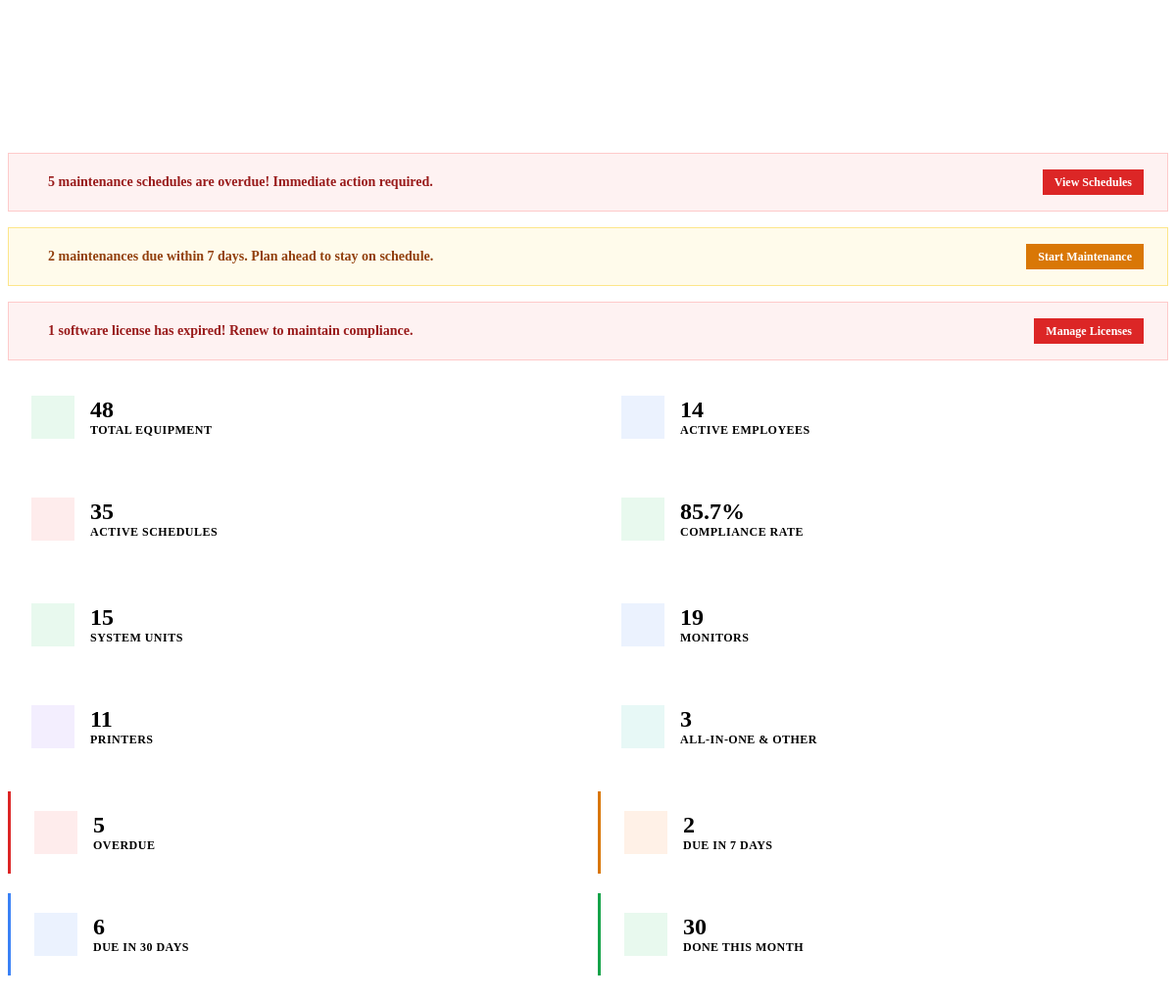
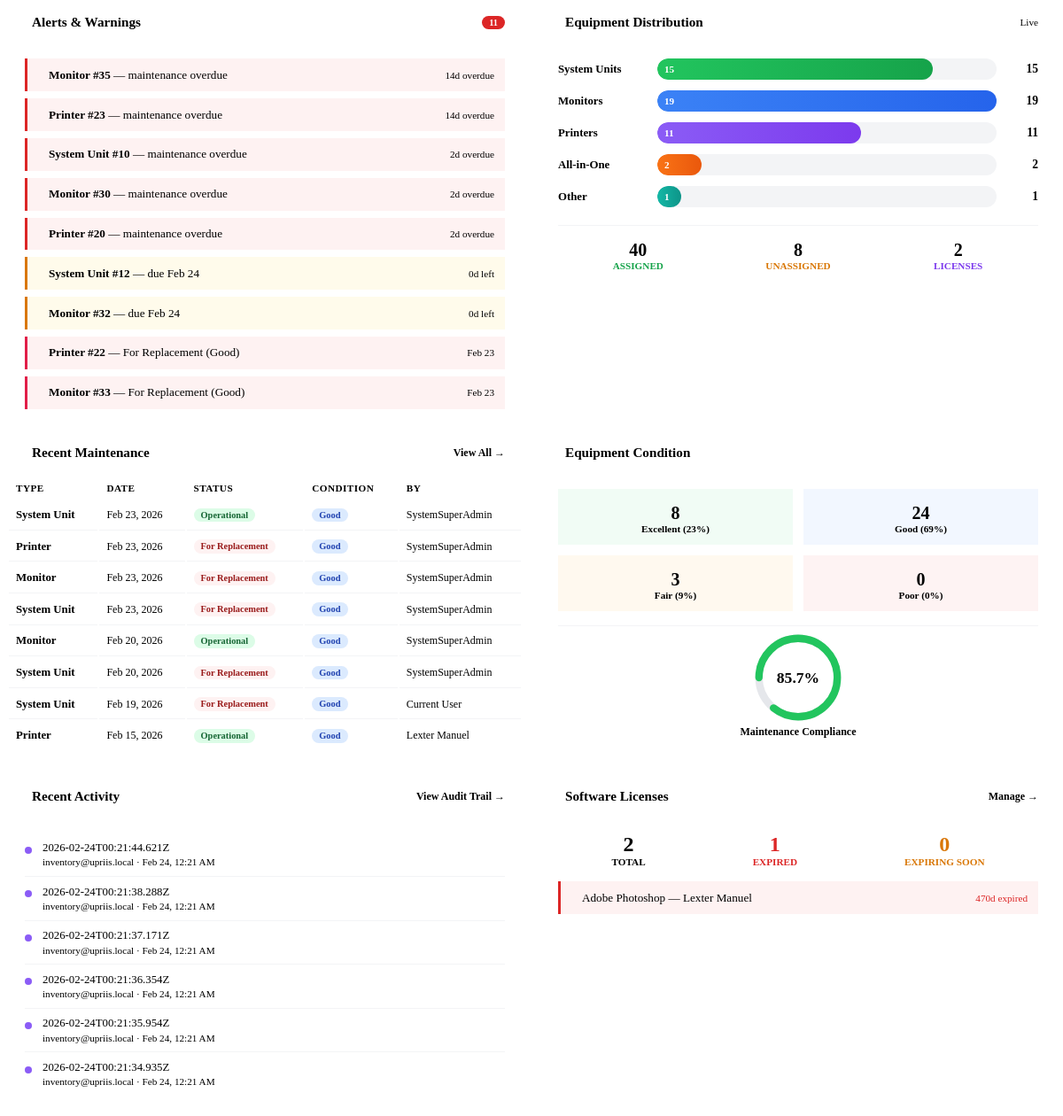
Screenshot of /modules/dashboard/home.php with the database file from the repository (2 pictures, top to bottom).
### tables this page shows
CREATE TABLE `tbl_maintenance_schedule` (
  `scheduleId` int(11) NOT NULL,
  `equipmentType` varchar(50) NOT NULL COMMENT 'System Unit, Monitor, Printer, Laptop, etc.',
  `equipmentId` int(11) NOT NULL COMMENT 'ID from the specific equipment table',
  `maintenanceFrequency` enum('Monthly','Quarterly','Semi-Annual','Annual') NOT NULL DEFAULT 'Semi-Annual',
  `lastMaintenanceDate` date DEFAULT NULL COMMENT 'When was it last maintained?',
  `nextDueDate` date NOT NULL COMMENT 'When is next maintenance due?',
  `isActive` tinyint(1) DEFAULT 1,
  `createdAt` timestamp NOT NULL DEFAULT current_timestamp(),
  `updatedAt` timestamp NOT NULL DEFAULT current_timestamp() ON UPDATE current_timestamp()
);

CREATE TABLE `tbl_equipment_type_registry` (
  `typeId` int(11) NOT NULL,
  `typeName` varchar(50) NOT NULL,
  `tableName` varchar(50) NOT NULL,
  `pkColumn` varchar(50) NOT NULL,
  `filterClause` varchar(255) DEFAULT NULL,
  `defaultFrequency` int(11) DEFAULT 180,
  `context` enum('Employee','Location') NOT NULL DEFAULT 'Location',
  `created_at` timestamp NOT NULL DEFAULT current_timestamp()
);

CREATE TABLE `tbl_maintenance_record` (
  `recordId` int(11) NOT NULL,
  `scheduleId` int(11) NOT NULL,
  `templateId` int(11) DEFAULT NULL COMMENT 'FK ??? tbl_maintenance_template.templateId ??? which template was used',
  `equipmentTypeId` int(11) NOT NULL,
  `equipmentId` int(11) NOT NULL,
  `accountId` int(11) NOT NULL,
  `maintenanceDate` datetime NOT NULL DEFAULT current_timestamp(),
  `checklistJson` longtext DEFAULT NULL,
  `remarks` text DEFAULT NULL,
  `overallStatus` enum('Operational','For Replacement','Disposed') NOT NULL DEFAULT 'Operational',
  `conditionRating` enum('Excellent','Good','Fair','Poor') NOT NULL DEFAULT 'Good',
  `preparedBy` varchar(100) DEFAULT NULL,
  `checkedBy` varchar(100) DEFAULT NULL,
  `notedBy` varchar(100) DEFAULT NULL
);

CREATE TABLE `activity_log` (
  `id` int(11) NOT NULL,
  `user_id` int(11) DEFAULT NULL,
  `email` varchar(255) NOT NULL,
  `action` varchar(50) NOT NULL,
  `module` varchar(50) DEFAULT NULL,
  `description` text DEFAULT NULL,
  `ip_address` varchar(45) NOT NULL,
  `user_agent` text DEFAULT NULL,
  `success` tinyint(1) DEFAULT 1,
  `timestamp` timestamp NOT NULL DEFAULT current_timestamp()
);

CREATE TABLE `tbl_software` (
  `softwareId` int(11) NOT NULL,
  `licenseSoftware` varchar(255) NOT NULL,
  `licenseDetails` varchar(100) NOT NULL,
  `licenseType` enum('Perpetual','Subscription') DEFAULT NULL,
  `expiryDate` datetime DEFAULT NULL,
  `email` varchar(100) DEFAULT NULL,
  `password` varchar(100) DEFAULT NULL,
  `employeeId` int(11) DEFAULT NULL
);

### modules/dashboard/home.php (the view, shortened to what the rows shown need)
<?php
try {
    $db = Database::getInstance()->getConnection();
    $overdueList = $db->query("
        SELECT ms.scheduleId, ms.equipmentId, ms.nextDueDate,
               DATEDIFF(CURDATE(), ms.nextDueDate) as days_overdue,
               etr.typeName
        FROM tbl_maintenance_schedule ms
        LEFT JOIN tbl_equipment_type_registry etr ON ms.equipmentType = etr.typeId
        WHERE ms.isActive = 1 AND ms.nextDueDate < CURDATE()
        ORDER BY days_overdue DESC LIMIT 10
    ")->fetchAll(PDO::FETCH_ASSOC);
    $dueSoonList = $db->query("
        SELECT ms.scheduleId, ms.equipmentId, ms.nextDueDate,
               DATEDIFF(ms.nextDueDate, CURDATE()) as days_until_due,
               etr.typeName
        FROM tbl_maintenance_schedule ms
        LEFT JOIN tbl_equipment_type_registry etr ON ms.equipmentType = etr.typeId
        WHERE ms.isActive = 1 AND ms.nextDueDate BETWEEN CURDATE() AND DATE_ADD(CURDATE(), INTERVAL 7 DAY)
        ORDER BY ms.nextDueDate ASC LIMIT 10
    ")->fetchAll(PDO::FETCH_ASSOC);
    $problemEquipment = $db->query("
        SELECT mr.equipmentTypeId, mr.equipmentId, mr.overallStatus,
               mr.conditionRating, mr.maintenanceDate, mr.remarks,
               etr.typeName
        FROM tbl_maintenance_record mr
        LEFT JOIN tbl_equipment_type_registry etr ON mr.equipmentTypeId = etr.typeId
        WHERE (mr.overallStatus IN ('For Replacement','Disposed') OR mr.conditionRating = 'Poor')
        AND mr.maintenanceDate = (
            SELECT MAX(mr2.maintenanceDate) FROM tbl_maintenance_record mr2
            WHERE mr2.scheduleId = mr.scheduleId
        )
        ORDER BY mr.maintenanceDate DESC LIMIT 8
    ")->fetchAll(PDO::FETCH_ASSOC);
    $expiringLicenses = $db->query("
        SELECT s.licenseSoftware, s.expiryDate,
               DATEDIFF(s.expiryDate, CURDATE()) as days_until_expiry,
               CONCAT(e.firstName, ' ', e.lastName) as assignedTo
        FROM tbl_software s
        LEFT JOIN tbl_employee e ON s.employeeId = e.employeeId
        WHERE s.expiryDate IS NOT NULL AND s.expiryDate BETWEEN CURDATE() AND DATE_ADD(CURDATE(), INTERVAL 90 DAY)
        ORDER BY s.expiryDate ASC
    ")->fetchAll(PDO::FETCH_ASSOC);
    $expiredLicenses = $db->query("
        SELECT s.licenseSoftware, s.expiryDate,
               DATEDIFF(CURDATE(), s.expiryDate) as days_expired,
               CONCAT(e.firstName, ' ', e.lastName) as assignedTo
        FROM tbl_software s
        LEFT JOIN tbl_employee e ON s.employeeId = e.employeeId
        WHERE s.expiryDate IS NOT NULL AND s.expiryDate < CURDATE()
        ORDER BY s.expiryDate DESC
    ")->fetchAll(PDO::FETCH_ASSOC);
    $recentMaintenance = $db->query("
        SELECT mr.recordId, mr.maintenanceDate, mr.overallStatus, mr.conditionRating,
               mr.preparedBy, etr.typeName
        FROM tbl_maintenance_record mr
        LEFT JOIN tbl_equipment_type_registry etr ON mr.equipmentTypeId = etr.typeId
        ORDER BY mr.maintenanceDate DESC LIMIT 8
    ")->fetchAll(PDO::FETCH_ASSOC);
    $recentActivity = $db->query("
        SELECT action, module, description, timestamp, email, success
        FROM activity_log ORDER BY timestamp DESC LIMIT 10
    ")->fetchAll(PDO::FETCH_ASSOC);
} catch (PDOException $e) {
    error_log("Dashboard error: " . $e->getMessage());
    $systemUnitCount = $monitorCount = $printerCount = $allinoneCount = $otherCount = 0;
    $totalEquipment = $assignedEquip = $unassignedEquip = $employeeCount = 0;
    $softwareCount = $activeSchedules = $overdueCount = $dueSoonCount = 0;
    $dueThisMonth = $completedMonth = $totalCompleted = $complianceRate = 0;
    $totalAlerts = 0;
    $overdueList = $dueSoonList = $problemEquipment = [];
    $expiringLicenses = $expiredLicenses = $recentMaintenance = $recentActivity = [];
    $conditionBreakdown = [];
}
?>
<link rel="stylesheet" href="assets/css/home.css">
<div class="welcome-banner">
    <div class="welcome-content">
        <h2>Welcome back, <?= htmlspecialchars($_SESSION['user_name'] ?? 'Administrator') ?>!</h2>
    </div>
</div>
<div class="dash-grid cols-2" style="animation: fadeInUp 0.6s ease-out;">
    <div class="dash-panel">
        <div class="dash-panel-body" style="max-height: 380px; overflow-y: auto;">
            <?php if (empty($overdueList) && empty($problemEquipment) && empty($expiredLicenses) && empty($dueSoonList) && empty($expiringLicenses)): ?>
                <div class="dash-empty">
                    <i class="fas fa-check-circle" style="color: #22c55e;"></i>
                    <p>No alerts or warnings. Everything looks good!</p>
                </div>
            <?php else: ?>
                <?php foreach ($overdueList as $item): ?>
                <div class="alert-item overdue">
                    <div class="alert-text">
                        <strong><?= htmlspecialchars($item['typeName'] ?? 'Equipment') ?> #<?= $item['equipmentId'] ?></strong> — maintenance overdue
                    </div>
                    <div class="alert-meta"><?= $item['days_overdue'] ?>d overdue</div>
                </div>
                <?php endforeach; ?>
                <?php foreach ($dueSoonList as $item): ?>
                <div class="alert-item due-soon">
                    <div class="alert-text">
                        <strong><?= htmlspecialchars($item['typeName'] ?? 'Equipment') ?> #<?= $item['equipmentId'] ?></strong> — due <?= date('M j', strtotime($item['nextDueDate'])) ?>
                    </div>
                    <div class="alert-meta"><?= $item['days_until_due'] ?>d left</div>
                </div>
                <?php endforeach; ?>
            <?php endif; ?>
        </div>
    </div>
</div>
<div class="dash-grid cols-2" style="animation: fadeInUp 0.7s ease-out;">
    <div class="dash-panel">
        <div class="dash-panel-body" style="padding: 0;">
            <?php if (empty($recentMaintenance)): ?>
                <div class="dash-empty">
                    <i class="fas fa-wrench"></i>
                    <p>No maintenance records yet</p>
                </div>
            <?php else: ?>
            <div class="mini-table-wrap">
            <table class="mini-table">
                <thead>
                    <tr>
                        <th>Type</th>
                        <th>Date</th>
                        <th>Status</th>
                        <th>Condition</th>
                        <th>By</th>
                    </tr>
                </thead>
                <tbody>
                    <?php foreach ($recentMaintenance as $maint): ?>
                    <tr>
                        <td><strong><?= htmlspecialchars($maint['typeName'] ?? 'N/A') ?></strong></td>
                        <td style="font-family: var(--font-mono); font-size: 0.75rem;"><?= date('M j, Y', strtotime($maint['maintenanceDate'])) ?></td>
                        <td>
                            <?php
                            $statusClass = 'badge-operational';
                            if ($maint['overallStatus'] === 'For Replacement') $statusClass = 'badge-replacement';
                            elseif ($maint['overallStatus'] === 'Disposed') $statusClass = 'badge-disposed';
                            ?>
                            <span class="badge-sm <?= $statusClass ?>"><?= $maint['overallStatus'] ?></span>
                        </td>
                        <td>
                            <?php
                            $condClass = 'badge-good';
                            ?>
                            <span class="badge-sm <?= $condClass ?>"><?= $maint['conditionRating'] ?></span>
                        </td>
                        <td style="font-size: 0.75rem;"><?= htmlspecialchars($maint['preparedBy'] ?? 'N/A') ?></td>
                    </tr>
                    <?php endforeach; ?>
                </tbody>
            </table>
            </div>
            <?php endif; ?>
        </div>
    </div>
</div>
<div class="dash-grid cols-2" style="animation: fadeInUp 0.8s ease-out;">
    <div class="dash-panel">
        <div class="dash-panel-body" style="max-height: 280px; overflow-y: auto;">
            <?php if (empty($recentActivity)): ?>
                <div class="dash-empty">
                    <i class="fas fa-history"></i>
                    <p>No recent activity logged yet</p>
                </div>
            <?php else: ?>
                <?php foreach ($recentActivity as $act): ?>
                <?php
                $dotClass = 'other';
                ?>
                <div class="activity-item">
                    <div class="activity-dot <?= $dotClass ?>"></div>
                    <div style="flex: 1;">
                        <div class="activity-text"><?= htmlspecialchars($act['description'] ?? $act['action']) ?></div>
                        <div class="activity-time"><?= htmlspecialchars($act['email']) ?> · <?= date('M j, g:i A', strtotime($act['timestamp'])) ?></div>
                    </div>
                </div>
                <?php endforeach; ?>
            <?php endif; ?>
        </div>
    </div>
    <div class="dash-panel">
        <div class="dash-panel-body">
            <?php if (!empty($expiredLicenses) || !empty($expiringLicenses)): ?>
            <div style="max-height: 180px; overflow-y: auto;">
                <?php foreach ($expiredLicenses as $lic): ?>
                <div class="alert-item license-expired">
                    <div class="alert-text"><?= htmlspecialchars($lic['licenseSoftware']) ?><?= $lic['assignedTo'] ? ' — '.$lic['assignedTo'] : '' ?></div>
                    <div class="alert-meta" style="color: #dc2626;"><?= $lic['days_expired'] ?>d expired</div>
                </div>
                <?php endforeach; ?>
            </div>
            <?php endif; ?>
        </div>
    </div>
</div>

### rows the page displays
tbl_maintenance_schedule: tbl_equipment_type_registry.typeName "Monitor", equipmentId "35", days_overdue "14"
tbl_maintenance_schedule: tbl_equipment_type_registry.typeName "Printer", equipmentId "23", days_overdue "14"
tbl_maintenance_schedule: tbl_equipment_type_registry.typeName "System Unit", equipmentId "10", days_overdue "2"
tbl_maintenance_schedule: tbl_equipment_type_registry.typeName "Monitor", equipmentId "30", days_overdue "2"
tbl_maintenance_schedule: tbl_equipment_type_registry.typeName "Printer", equipmentId "20", days_overdue "2"
tbl_maintenance_schedule: tbl_equipment_type_registry.typeName "System Unit", equipmentId "12", nextDueDate "Feb 24", days_until_due "0"
tbl_maintenance_schedule: tbl_equipment_type_registry.typeName "Monitor", equipmentId "32", nextDueDate "Feb 24", days_until_due "0"
tbl_maintenance_record: tbl_equipment_type_registry.typeName "System Unit", maintenanceDate "Feb 23, 2026", overallStatus "Operational", conditionRating "Good", preparedBy "SystemSuperAdmin"
tbl_maintenance_record: tbl_equipment_type_registry.typeName "Printer", maintenanceDate "Feb 23, 2026", overallStatus "For Replacement", conditionRating "Good", preparedBy "SystemSuperAdmin"
tbl_maintenance_record: tbl_equipment_type_registry.typeName "Monitor", maintenanceDate "Feb 23, 2026", overallStatus "For Replacement", conditionRating "Good", preparedBy "SystemSuperAdmin"
tbl_maintenance_record: tbl_equipment_type_registry.typeName "System Unit", maintenanceDate "Feb 23, 2026", overallStatus "For Replacement", conditionRating "Good", preparedBy "SystemSuperAdmin"
tbl_maintenance_record: tbl_equipment_type_registry.typeName "Monitor", maintenanceDate "Feb 20, 2026", overallStatus "Operational", conditionRating "Good", preparedBy "SystemSuperAdmin"
tbl_maintenance_record: tbl_equipment_type_registry.typeName "System Unit", maintenanceDate "Feb 20, 2026", overallStatus "For Replacement", conditionRating "Good", preparedBy "SystemSuperAdmin"
tbl_maintenance_record: tbl_equipment_type_registry.typeName "System Unit", maintenanceDate "Feb 19, 2026", overallStatus "For Replacement", conditionRating "Good", preparedBy "Current User"
tbl_maintenance_record: tbl_equipment_type_registry.typeName "Printer", maintenanceDate "Feb 15, 2026", overallStatus "Operational", conditionRating "Good", preparedBy "Lexter Manuel"
activity_log: description "2026-02-24T00:21:44.621Z", email "inventory@upriis.local", timestamp "Feb 24, 12:21 AM"
activity_log: description "2026-02-24T00:21:38.288Z", email "inventory@upriis.local", timestamp "Feb 24, 12:21 AM"
activity_log: description "2026-02-24T00:21:37.171Z", email "inventory@upriis.local", timestamp "Feb 24, 12:21 AM"
activity_log: description "2026-02-24T00:21:36.354Z", email "inventory@upriis.local", timestamp "Feb 24, 12:21 AM"
activity_log: description "2026-02-24T00:21:35.954Z", email "inventory@upriis.local", timestamp "Feb 24, 12:21 AM"
activity_log: description "2026-02-24T00:21:34.935Z", email "inventory@upriis.local", timestamp "Feb 24, 12:21 AM"
tbl_software: licenseSoftware "Adobe Photoshop", assignedTo "Lexter Manuel", days_expired "470"

### other values shown
$overdueCount "5"
$dueSoonCount "2"
count($expiredLicenses) "1"
$totalEquipment "48"
$employeeCount "14"
$activeSchedules "35"
$complianceRate "85.7"
$systemUnitCount "15"
$monitorCount "19"
$printerCount "11"
$allinoneCount + $otherCount "3"
$dueThisMonth "6"
$completedMonth "30"
$totalAlerts "11"
$item['typeName'] "Printer"
